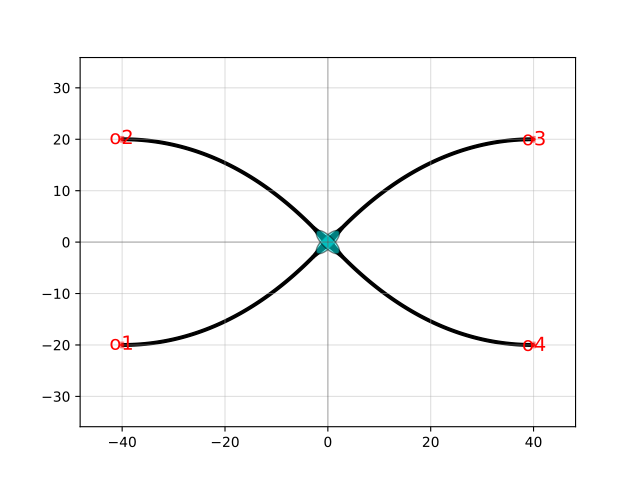

Here is the Python script that generated this plot:
import gdsfactory as gf

c = gf.components.crossing45(port_spacing=40.0, alpha=0.08, npoints=101, cross_section='strip')
c.plot()
